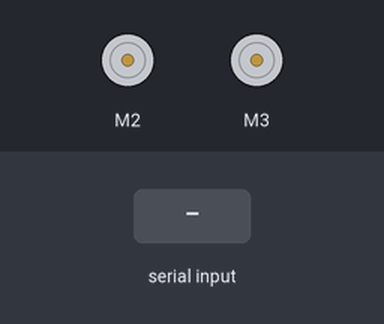
A sketch run on a simulated Arduino Uno, built with avr-gcc and run on an emulated ATmega328P. On the bench: 2 × DC motor (green arrow = forward, orange = backward, longer = faster). The test bench sets the inputs (shaded band).

Above: at 1.2 s.
1.3 s: "F" received over Serial
At 2.5 s:
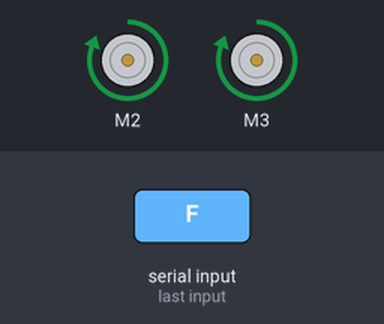
2.8 s: "B" received over Serial
At 3.7 s:
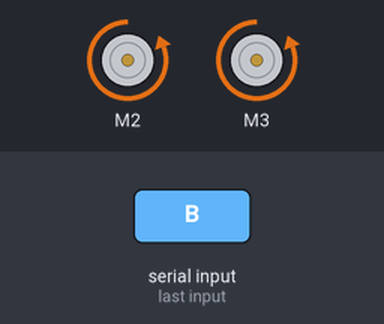
Timing chart, 0 to 5.8 s (numbered marks = the images above; inputs shaded):
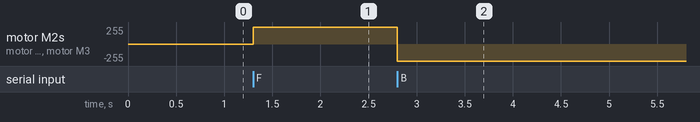

The sketch:

EWA_Bot.ino
```cpp
#include <AFMotor.h>  // Подключаем библиотеку для работы с шилдом

#include <SoftwareSerial.h>

// Подключаем моторы к клеммникам M2, M3
AF_DCMotor motor2(2);
AF_DCMotor motor3(3);

int state;


void setup() {
  // Задаем максимальную скорость вращения моторов (аналог работы PWM)
  motor2.setSpeed(255);
  motor2.run(RELEASE);
  motor3.setSpeed(255);
  motor3.run(RELEASE);
  Serial.begin(9600);
}

int i;

void loop() {

  if(Serial.available()>0){
      state = Serial.read();
    }


    if (state == 'F') {
  motor2.run(FORWARD);
  motor3.run(FORWARD);
  motor2.setSpeed(255);
  motor3.setSpeed(255);
    }

    if (state == 'B') {
  motor2.run(BACKWARD);
  motor3.run(BACKWARD);
  motor2.setSpeed(255);
  motor3.setSpeed(255);
    }


}
```

Measured:
- after the input at 1.3 s, motor M2, motor M3: stopped → forward 255/255 at once
- after the input at 2.8 s, motor M2, motor M3: forward 255/255 → backward 255/255 at once
